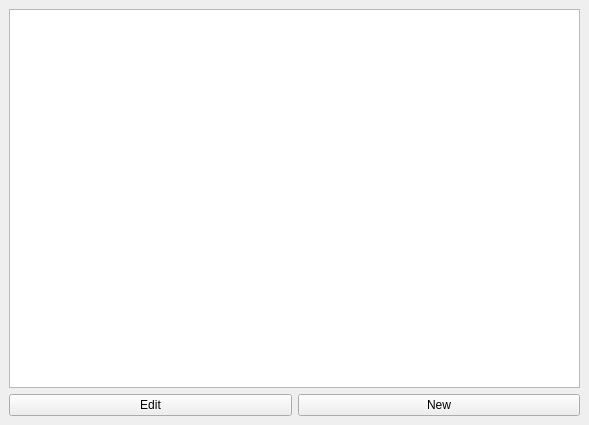
<?xml version="1.0" encoding="UTF-8"?>
<ui version="4.0">
 <class>MainWindow</class>
 <widget class="QMainWindow" name="MainWindow">
  <property name="geometry">
   <rect>
    <x>0</x>
    <y>0</y>
    <width>589</width>
    <height>425</height>
   </rect>
  </property>
  <property name="windowTitle">
   <string>Coffee</string>
  </property>
  <widget class="QWidget" name="centralwidget">
   <layout class="QVBoxLayout" name="verticalLayout">
    <item>
     <widget class="QTableWidget" name="tableWidget"/>
    </item>
    <item>
     <layout class="QHBoxLayout" name="horizontalLayout">
      <item>
       <widget class="QPushButton" name="editPushButton">
        <property name="text">
         <string>Edit</string>
        </property>
       </widget>
      </item>
      <item>
       <widget class="QPushButton" name="newPushButton">
        <property name="text">
         <string>New</string>
        </property>
       </widget>
      </item>
     </layout>
    </item>
   </layout>
  </widget>
 </widget>
 <resources/>
 <connections/>
</ui>
